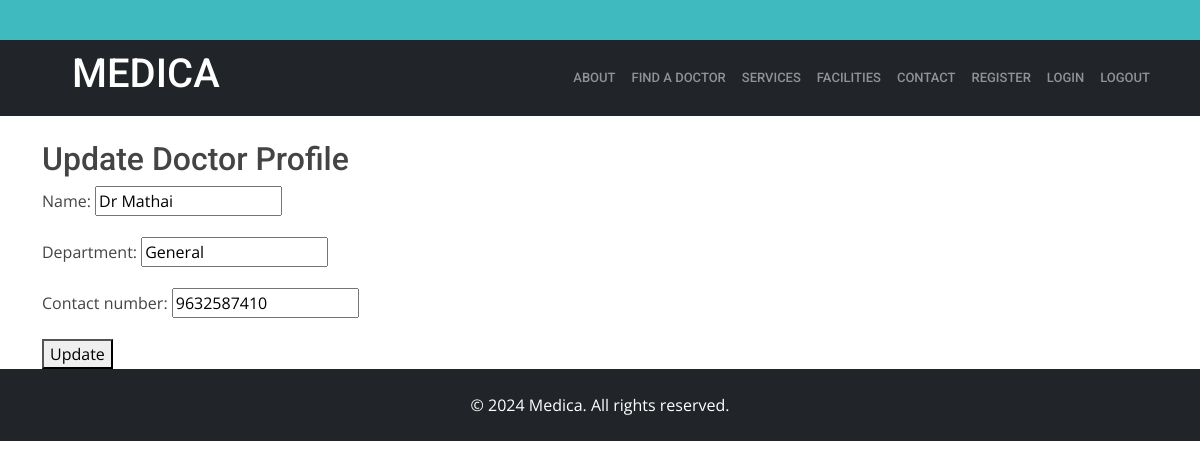
/head/update_doctor/1/, run on the app's committed database.
### doctor_app/models.py (models this page shows, shortened)
class DoctorProfile(models.Model):
    name=models.CharField(max_length=20)
    department = models.CharField(max_length=100)
    contact_number = models.CharField(max_length=20)

### head_app/views.py (the view)
# urls.py: path('update_doctor/<int:pk>/', views.doctor_profile_update, name='update_doctor'),
def doctor_profile_update(request, pk):
    doctor = get_object_or_404(DoctorProfile, pk=pk)
    if request.method == 'POST':
        form = DoctorProfileForm(request.POST, instance=doctor)
        if form.is_valid():
            form.save()
            return redirect('list_doctor')  # Replace with your URL name for doctor profile list
    else:
        form = DoctorProfileForm(instance=doctor)
    return render(request, 'head/update_doctor_profile.html', {'form': form})

### head_app/forms.py
class DoctorProfileForm(forms.ModelForm):
    class Meta:
        model = DoctorProfile
        fields = ['name', 'department', 'contact_number']

### templates/head/update_doctor_profile.html (shortened to what this page needs)
{% extends 'base.html' %}
{% load static %}
{% block content %}
<html lang="en">
<head>
</head>
<body>
    <h2>Update Doctor Profile</h2>
    <form method="post">
        {{ form.as_p }}
        <button type="submit">Update</button>
    </form>
</body>
</html>
{% endblock %}

### static/assets/css/style.css (style rules this page uses)
body { font-family: "Open Sans", sans-serif; color: #444444; }
h1, h2, h3, h4, h5, h6 { font-family: "Roboto", sans-serif; }

### data on the page
DoctorProfile: name "Dr Mathai", department "General", contact_number "9632587410"
